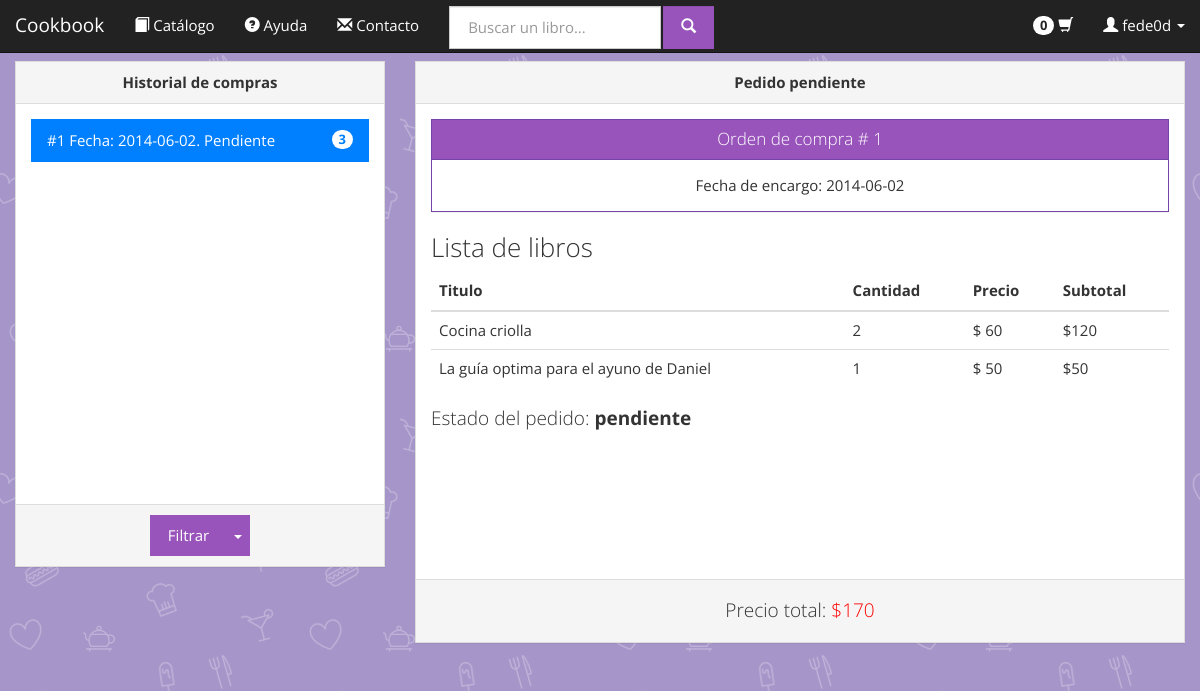
Page /cookbooks.com.ar/history.php?historial=1 (signed in) on the earlier database version.
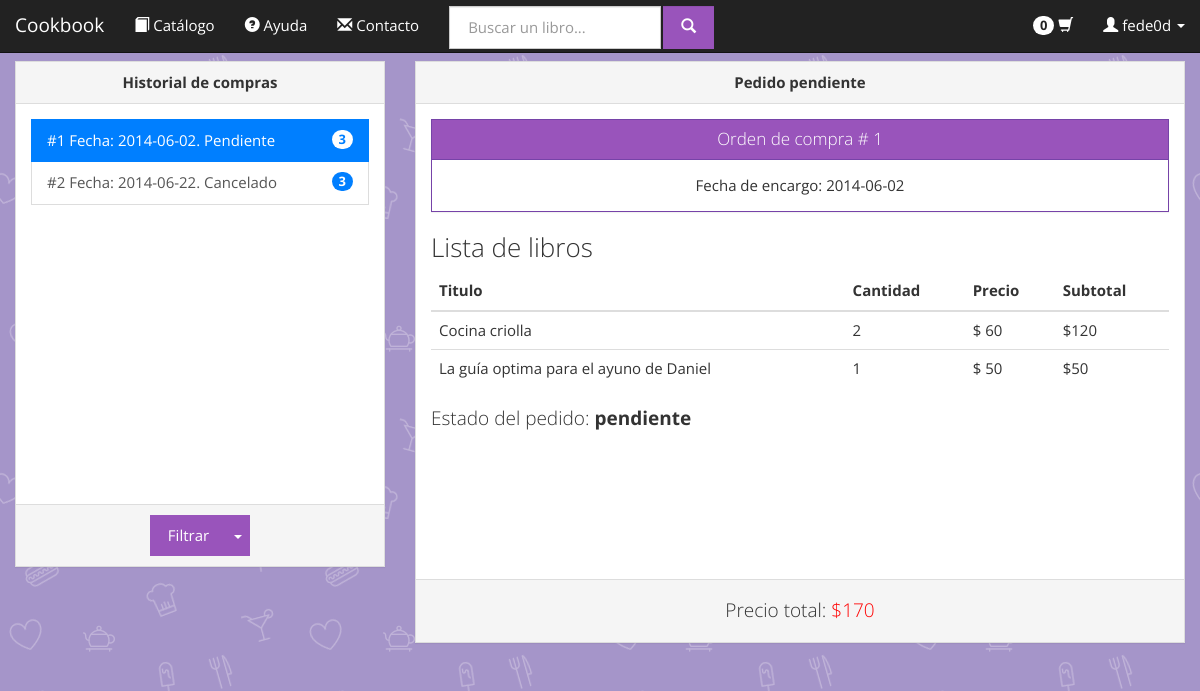
Same page on the later database version.
### tables this page shows
CREATE TABLE IF NOT EXISTS `compra` (
  `id` int(11) NOT NULL AUTO_INCREMENT,
  `fecha` date NOT NULL,
  `estado` varchar(20) NOT NULL,
  `username` varchar(30) NOT NULL,
  PRIMARY KEY (`id`)
);

CREATE TABLE IF NOT EXISTS `pedidos` (
  `id` int(11) NOT NULL AUTO_INCREMENT,
  `ISBN` int(11) NOT NULL,
  `cantidad` int(11) NOT NULL,
  `precio_unitario` double NOT NULL,
  `id_compra` int(20) NOT NULL,
  PRIMARY KEY (`id`)
);

CREATE TABLE IF NOT EXISTS `libros` (
  `ISBN` varchar(10) NOT NULL DEFAULT '',
  `titulo` varchar(50) NOT NULL DEFAULT '',
  `IDIOMA` varchar(40) NOT NULL DEFAULT '',
  `paginas` int(11) NOT NULL DEFAULT '0',
  `precio` float NOT NULL DEFAULT '0',
  `fecha` date NOT NULL DEFAULT '0000-00-00',
  `etiquetas` varchar(100) NOT NULL DEFAULT '',
  `texto` text,
  `tapa` text,
  `eliminado` tinyint(1) NOT NULL DEFAULT '0',
  `hidden` tinyint(1) NOT NULL,
  PRIMARY KEY (`ISBN`)
);

### cookbooks.com.ar/database.php (called while the page is built, shortened)
<?php
class Conexion {
	private $hostname = 'localhost';
	private $port = '3306';
	private $username = 'root';
	private $password = 'F3Dericcio';
	private $dbname = 'cookbookg32';
	private static $dbh = NULL;
	function conectar(){
		try {
			if (!self::$dbh)
			self::$dbh = new PDO("mysql:host=$this->hostname;dbname=$this->dbname;port=$this->port", $this->username, $this->password, array(PDO::MYSQL_ATTR_INIT_COMMAND => "SET NAMES utf8"));
			return true;
		} catch(PDOException $e) {
			echo $e -> getMessage();
			return false;
		}
	}
	function query($statement){
		return self::$dbh->query($statement);
	}
}
class Users{
	static private $conexion;
	static private $initialized = FALSE;
	static function initialize(){
		if (self::$initialized) return;
		self::$conexion = new Conexion;
		self::$initialized = TRUE;
	}
	static function getUserLogin(){
		if (isset($_SESSION['username'])){
			$username = $_SESSION['username'];
			$info = self::$conexion->query("SELECT * FROM usuarios WHERE username='$username' ");
			if ($info->rowCount() == 1){
				$array = $info->fetch(PDO::FETCH_ASSOC);
				return new User($array);
			}else return NULL;
		}else{
			return NULL;
		}
	}
}
class Books{
	static private $conexion;
	static private $initialized = false;
	static function initialize(){
		if (self::$initialized) return;
		self::$conexion = new Conexion;
		self::$initialized = TRUE;
	}
	static function getBook($bookISBN){
		$result = self::$conexion->query("
			SELECT L.ISBN, L.titulo, GROUP_CONCAT(E.id_autor) as autores, L.paginas, L.precio, L.IDIOMA, L.fecha, L.etiquetas, L.texto, L.tapa, L.eliminado, L.hidden
			FROM libros L
			LEFT JOIN escribe E ON (L.ISBN=E.isbn)
			GROUP BY L.ISBN
			HAVING (L.ISBN=$bookISBN)
		");
		if ($result && $result->rowCount()>0){
			$bookInfo = $result->fetchAll(PDO::FETCH_ASSOC);
			return new Book($bookInfo[0]);
		}
		return NULL;
	}
}
class Book{
	private	$ISBN, $OLD_ISBN,
			$titulo,
			$paginas,
			$precio,
			$idioma,
			$fecha,
			$etiquetas,
			$texto,
			$tapa,
			$eliminado,
			$oculto,
			$autores;
	function __construct($param){
		$this->titulo = $param['titulo']? $param['titulo']:'';
	}
	function getTitulo(){
		return $this->titulo;
	}
}
class Compras{
	static private $initialized = FALSE;
	static private $conexion;
	private static function initialize(){
		if (self::$initialized) return;
		self::$conexion = new Conexion;
		self::$initialized = TRUE;
	}
	static function getCompra($idCompra){
		$data = self::$conexion->query("
			SELECT *
			FROM compra C
			WHERE (C.id='$idCompra')
		");
		if ($data){
			$data = $data->fetch(PDO::FETCH_ASSOC);
			return new Compra($data);
		}
		return NULL;self::$conexion->desconectar();
	}
	static function getCompras($username = FALSE){
		$query = "
			SELECT *
			FROM compra C
		";
		if($username) $query .= "WHERE (C.username='$username')";
		$data = self::$conexion->query($query);
		$compras = array();
		if ($data){
			$data = $data->fetchAll(PDO::FETCH_ASSOC);
			foreach ($data as $key => $value) {
				array_push($compras, new Compra($value));
			}
		}
		return $compras;self::$conexion->desconectar();
	}
}
class Compra{
	private $id,
			$fecha,
			$estado,
			$username;
	private $pedidos;
	function __construct($data){
		$this->id = $data['id'];
		$this->fecha = $data['fecha'];
		$this->estado = $data['estado'];
		$this->pedidos = FALSE;
	}
	function getId(){
		return $this->id;
	}
	function getFecha(){
		return $this->fecha;
	}
	function getEstado(){
		return $this->estado;
	}
	function getPedidos(){
		if (!$this->pedidos){
			$this->pedidos = Pedidos::getPedidos($this->id);
		}
		return $this->pedidos;
	}
	function getCantidadLibros(){
		$pedidos = $this->getPedidos();
		$cant = 0;
		foreach ($pedidos as $key => $pedido) {
			$cant += $pedido->getCantidad();
		}
		return $cant;
	}
	function getTotal(){
		$pedidos = $this->getPedidos();
		$total = 0;
		foreach ($pedidos as $key => $value) {
			$total += $value->getSubtotal();
		}
		return $total;
	}
}
class Pedidos{
	static private $initialized = FALSE;
	static private $conexion;
	private static function initialize(){
		if (self::$initialized) return;
		self::$conexion = new Conexion;
		self::$initialized = TRUE;
	}
	static function getPedidos($idCompra){
		$data = self::$conexion->query("
			SELECT *
			FROM pedidos P
			WHERE (P.id_compra='$idCompra')
		");
		$pedidos = array();
		if ($data){
			$data = $data->fetchAll(PDO::FETCH_ASSOC);
			foreach ($data as $key => $value) {
				array_push($pedidos, new Pedido($value));
			}
		}
		return $pedidos;
	}
}
class Pedido{
	private $id,
			$ISBN,
			$cantidad,
			$precio_unitario,
			$id_compra;
	function __construct($data){
		$this->ISBN = $data['ISBN'];
		$this->cantidad = $data['cantidad'];
		$this->precio_unitario = $data['precio_unitario'];
	}
	function getISBN(){
		return $this->ISBN;
	}
	function getCantidad(){
		return $this->cantidad;
	}
	function getPrecioUnitario(){
		return $this->precio_unitario;
	}
	function getSubtotal(){
		return $this->cantidad*$this->precio_unitario;
	}
}
		?>

### cookbooks.com.ar/history.php (the view, shortened to what the changed rows need)
<?php include_once('database.php'); ?>
<!DOCTYPE html>
<html lang="es">
    <head>
        <link href="bootstrap-3.1.1-dist/css/bootstrap_Cosmo.css" rel="stylesheet" media="screen">
        <?php
			$ID_compra = -1;
			$panel=false;
			if (isset($_REQUEST['pendiente'])) {
				$estado="pendiente";
				$Pespera = true; $Phistorial=false;
				if( $_REQUEST['pendiente']!=0) {
				$panel=true;
				$ID_compra = $_REQUEST['pendiente'];
				$Compra= Compras::getCompra($ID_compra);
				}
			}
			elseif (isset($_REQUEST['historial'])) {
				$Phistorial = true; $estado="historial";
				if( $_REQUEST['historial']!=0) {
					$panel=true;
				$ID_compra = $_REQUEST['historial'];
				$Compra= Compras::getCompra($ID_compra);
				}
			}
        ?>
    </head>
    <body>
        <?php include_once('navigation.php'); ?>
        <div class="container-fluid text-center">
            <div class="row">
                <div class="col-md-4">
                	<div class="panel panel-default">
                		<div class="panel-body" style="max-height: 505px; min-height:400px; overflow-y: scroll;">
                			<div class="list-group text-left">
                					<?php
                					$pos=0;
                					$compras = Compras::getCompras($username);
									foreach ($compras as $key => $value) {
										 if($value->getEstado()==$estado){ $pos++; ?>
			                				<a href="history.php?<?php echo $estado."=".$value->getId(); ?>" class="list-group-item <?php if ($ID_compra==$value->getId()) echo 'active' ?>">
												<?php echo '#'.$pos.' compra: '.$value->getFecha()?>
												<span class="badge" title="Cantidad de libros"><?php echo $value->getCantidadLibros() ?></span>
											</a>
									<?php  }
										 elseif($estado=="historial"){ $pos++; ?>
			                				<a href="history.php?<?php echo $estado."=".$value->getId(); ?>" class="list-group-item <?php if ($ID_compra==$value->getId()) echo 'active' ?>">
												<?php echo '#'.$pos.' Fecha: '.$value->getFecha().'.  '.ucwords($value->getEstado())  ?>
												<span class="badge" title="Cantidad de libros"><?php echo $value->getCantidadLibros() ?></span>
											</a>
									<?php  }
									 } if($pos==0) echo  ("No hay libros");
									 ?>
                			</div>
                		</div>
                	</div>
                </div>
                <?php
                if($panel){ ?>
                <div class="col-md-8 ">
                	<div class="panel panel-default">
                		<div class="panel-heading">
                			<strong>
                				<?php
                					if($Compra->getEstado()=="pendiente")  echo ("Pedido pendiente");
									elseif($Compra->getEstado()=="efectuado")  echo ("Pedido efectuado");
									elseif($Compra->getEstado()=="cancelado")  echo ("Pedido cancelado");
                				?>
                			</strong>
                		</div>
                		<div class="panel-body" style="max-height: 475px; min-height:475px;">
								<div class="panel panel-info">
								  <div class="panel-heading">
								    <h3 class="panel-title">Orden de compra # <?php echo $Compra->getId() ?></h3>
								  </div>
								  <div class="panel-body">
								    Fecha de encargo: <?php echo $Compra->getFecha() ?>
								  </div>
								</div>
								<h3 align="left">Lista de libros</h3>
								<table class="table ">
										  <thead>
										    <tr>
										      <th>Titulo</th>
										      <th>Cantidad</th>
										      <th>Precio</th>
										      <th>Subtotal</th>
										    </tr>
										  </thead>
										  <tbody>
								<?php
								$libros= $Compra->getPedidos();
								foreach ($libros as $key => $value) { ?>
										    <tr  align="left" class="resaltado">
										      <td><?php echo Books::getBook($value->getISBN())->getTitulo(); ?></td>
										      <td><?php echo $value->getCantidad(); ?></td>
										      <td>$ <?php echo $value->getPrecioUnitario(); ?></td>
										      <td>$<?php echo $value->getSubtotal(); ?></td>
										    </tr>
								<?php }
								?>
								</tbody>
								</table>
								<h4 align="left">Estado del pedido: <strong><?php  echo $Compra->getEstado() ?></strong></h4>
                		</div>
                		<div class="panel-footer">
                			<div class="container-fluid">
	                			<h4>Precio total: <?php echo "<font color=red>$".$Compra->getTotal()."</font>"?></h3>
            				</div>
                		</div>
                	</div>
                </div>
                <?php } ?>
            </div>
        </div>
    </body>
</html>

Differences in the rows shown:
added compra: fecha "2014-06-22", estado "Cancelado", CantidadLibros "3"
